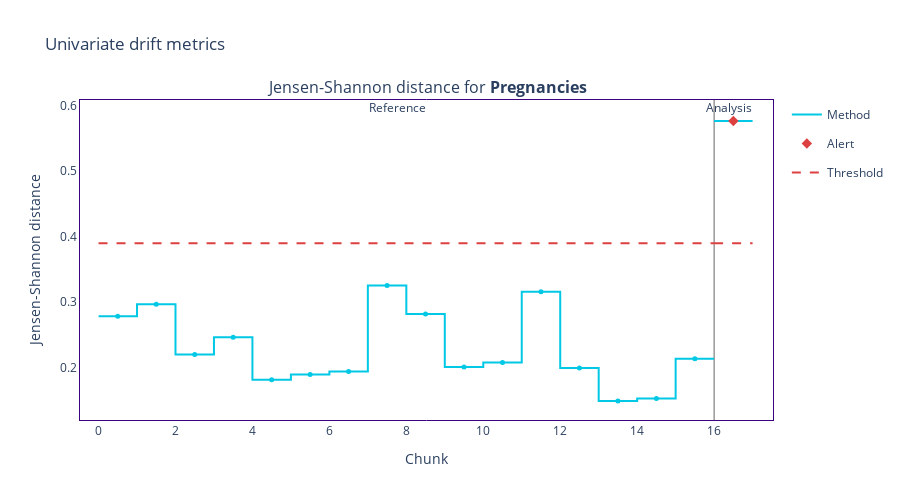
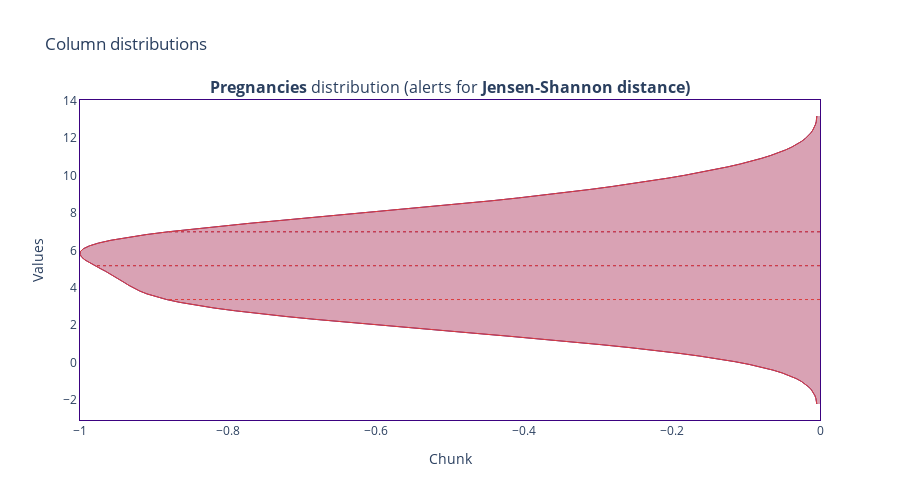

These figures' notebook cell, in order:
### Code cell
ud, ep = nml_analysis(estimator, udc, test_data, col_names)

### Figure 1 — Plotly figure (JSON) as saved in the notebook; plotly's stock layout.template omitted (floating-point values rounded to 4 significant figures)
{"data": [{"hoverinfo": "skip", "legendgroup": "metric_reference", "line": {"color": "#00c8e5", "shape": "hv", "width": 2}, "mode": "lines", "name": "Method", "showlegend": true, "type": "scatter", "x": [0, 1, 2, 3, 4, 5, 6, 7, 8, 9, 10, 11, 12, 13, 14, 15, 16], "xaxis": "x", "y": [0.2783, 0.2966, 0.2199, 0.2465, 0.1815, 0.1896, 0.1942, 0.3253, 0.282, 0.2008, 0.2079, 0.3157, 0.1995, 0.1492, 0.153, 0.2133, 0.2133], "yaxis": "y"}, {"customdata": [["Jensen-Shannon distance for <b>Pregnancies</b>", "<b style=\"color:Colors.BLUE_SKY_CRAYOLA;line-height:60px\">Reference</b>", "", "[0:49]", "Chunk index: <b>0</b>", 0.2783], ["Jensen-Shannon distance for <b>Pregnancies</b>", "<b style=\"color:Colors.BLUE_SKY_CRAYOLA;line-height:60px\">Reference</b>", "", "[50:99]", "Chunk index: <b>1</b>", 0.2966], ["Jensen-Shannon distance for <b>Pregnancies</b>", "<b style=\"color:Colors.BLUE_SKY_CRAYOLA;line-height:60px\">Reference</b>", "", "[100:149]", "Chunk index: <b>2</b>", 0.2199], ["Jensen-Shannon distance for <b>Pregnancies</b>", "<b style=\"color:Colors.BLUE_SKY_CRAYOLA;line-height:60px\">Reference</b>", "", "[150:199]", "Chunk index: <b>3</b>", 0.2465], ["Jensen-Shannon distance for <b>Pregnancies</b>", "<b style=\"color:Colors.BLUE_SKY_CRAYOLA;line-height:60px\">Reference</b>", "", "[200:249]", "Chunk index: <b>4</b>", 0.1815], ["Jensen-Shannon distance for <b>Pregnancies</b>", "<b style=\"color:Colors.BLUE_SKY_CRAYOLA;line-height:60px\">Reference</b>", "", "[250:299]", "Chunk index: <b>5</b>", 0.1896], ["Jensen-Shannon distance for <b>Pregnancies</b>", "<b style=\"color:Colors.BLUE_SKY_CRAYOLA;line-height:60px\">Reference</b>", "", "[300:349]", "Chunk index: <b>6</b>", 0.1942], ["Jensen-Shannon distance for <b>Pregnancies</b>", "<b style=\"color:Colors.BLUE_SKY_CRAYOLA;line-height:60px\">Reference</b>", "", "[350:399]", "Chunk index: <b>7</b>", 0.3253], ["Jensen-Shannon distance for <b>Pregnancies</b>", "<b style=\"color:Colors.BLUE_SKY_CRAYOLA;line-height:60px\">Reference</b>", "", "[400:449]", "Chunk index: <b>8</b>", 0.282], ["Jensen-Shannon distance for <b>Pregnancies</b>", "<b style=\"color:Colors.BLUE_SKY_CRAYOLA;line-height:60px\">Reference</b>", "", "[450:499]", "Chunk index: <b>9</b>", 0.2008], ["Jensen-Shannon distance for <b>Pregnancies</b>", "<b style=\"color:Colors.BLUE_SKY_CRAYOLA;line-height:60px\">Reference</b>", "", "[500:549]", "Chunk index: <b>10</b>", 0.2079], ["Jensen-Shannon distance for <b>Pregnancies</b>", "<b style=\"color:Colors.BLUE_SKY_CRAYOLA;line-height:60px\">Reference</b>", "", "[550:599]", "Chunk index: <b>11</b>", 0.3157], ["Jensen-Shannon distance for <b>Pregnancies</b>", "<b style=\"color:Colors.BLUE_SKY_CRAYOLA;line-height:60px\">Reference</b>", "", "[600:649]", "Chunk index: <b>12</b>", 0.1995], ["Jensen-Shannon distance for <b>Pregnancies</b>", "<b style=\"color:Colors.BLUE_SKY_CRAYOLA;line-height:60px\">Reference</b>", "", "[650:699]", "Chunk index: <b>13</b>", 0.1492], ["Jensen-Shannon distance for <b>Pregnancies</b>", "<b style=\"color:Colors.BLUE_SKY_CRAYOLA;line-height:60px\">Reference</b>", "", "[700:749]", "Chunk index: <b>14</b>", 0.153], ["Jensen-Shannon distance for <b>Pregnancies</b>", "<b style=\"color:Colors.BLUE_SKY_CRAYOLA;line-height:60px\">Reference</b>", "", "[750:767]", "Chunk index: <b>15</b>", 0.2133]], "hovertemplate": "%{customdata[1]} &nbsp; &nbsp; %{customdata[2]} <br />Chunk: <b>%{customdata[3]}</b> &nbsp; &nbsp; %{customdata[4]} <br />%{customdata[0]}: <b>%{customdata[5]}</b><b r /><extra></extra>", "legendgroup": "metric_reference", "marker": {"color": "#00c8e5", "size": 5, "symbol": "circle"}, "mode": "markers", "name": "Method", "showlegend": false, "type": "scatter", "x": [0.5, 1.5, 2.5, 3.5, 4.5, 5.5, 6.5, 7.5, 8.5, 9.5, 10.5, 11.5, 12.5, 13.5, 14.5, 15.5], "xaxis": "x", "y": [0.2783, 0.2966, 0.2199, 0.2465, 0.1815, 0.1896, 0.1942, 0.3253, 0.282, 0.2008, 0.2079, 0.3157, 0.1995, 0.1492, 0.153, 0.2133, 0.2133], "yaxis": "y"}, {"hoverinfo": "skip", "legendgroup": "metric_analysis", "line": {"color": "#00c8e5", "shape": "hv", "width": 2}, "mode": "lines", "name": "Method", "showlegend": false, "type": "scatter", "x": [16, 17], "xaxis": "x", "y": [0.5767, 0.5767], "yaxis": "y"}, {"customdata": [["Jensen-Shannon distance for <b>Pregnancies</b>", "<b style=\"color:Colors.BLUE_SKY_CRAYOLA;line-height:60px\">Analysis</b>", "<span style=\"color:#AD0000\">⚠ <b>Drift detected</b></span>", "[0:10]", "Chunk index: <b>0</b>", 0.5767]], "hovertemplate": "%{customdata[1]} &nbsp; &nbsp; %{customdata[2]} <br />Chunk: <b>%{customdata[3]}</b> &nbsp; &nbsp; %{customdata[4]} <br />%{customdata[0]}: <b>%{customdata[5]}</b><b r /><extra></extra>", "legendgroup": "metric_analysis", "marker": {"color": "#00c8e5", "size": 5, "symbol": "circle"}, "mode": "markers", "name": "Method", "showlegend": false, "type": "scatter", "x": [16.5], "xaxis": "x", "y": [0.5767, 0.5767], "yaxis": "y"}, {"hoverinfo": "skip", "legendgroup": "alert", "marker": {"color": "#DD4040", "size": 8, "symbol": "diamond"}, "mode": "markers", "name": "Alert", "showlegend": true, "type": "scatter", "x": [16.5], "xaxis": "x", "y": [0.5767], "yaxis": "y"}, {"hoverinfo": "skip", "legendgroup": "thresh", "line": {"color": "#DD4040", "dash": "dash", "width": 2}, "mode": "lines", "name": "Threshold", "showlegend": true, "type": "scatter", "x": [0, 1, 2, 3, 4, 5, 6, 7, 8, 9, 10, 11, 12, 13, 14, 15, 16], "xaxis": "x", "y": [0.3901, 0.3901, 0.3901, 0.3901, 0.3901, 0.3901, 0.3901, 0.3901, 0.3901, 0.3901, 0.3901, 0.3901, 0.3901, 0.3901, 0.3901, 0.3901, 0.3901], "yaxis": "y"}, {"hoverinfo": "skip", "legendgroup": "thresh", "line": {"color": "#DD4040", "dash": "dash", "width": 2}, "mode": "lines", "name": "Threshold", "showlegend": false, "type": "scatter", "x": [16, 17], "xaxis": "x", "y": [0.3901, 0.3901], "yaxis": "y"}], "layout": {"annotations": [{"font": {"size": 16}, "showarrow": false, "text": "Jensen-Shannon distance for <b>Pregnancies</b>", "x": 0.5, "xanchor": "center", "xref": "paper", "y": 1, "yanchor": "bottom", "yref": "paper"}, {"showarrow": false, "text": "Reference", "x": 7.5, "xref": "x", "xshift": 10, "y": 1.01, "yref": "y domain"}, {"showarrow": false, "text": "Analysis", "x": 16, "xref": "x", "xshift": 15, "y": 1.01, "yref": "y domain"}], "height": 500, "hoverlabel": {"bgcolor": "white", "font": {"size": 14}}, "legend": {"itemclick": false, "itemdoubleclick": false, "traceorder": "grouped"}, "paper_bgcolor": "rgba(255,255,255,1)", "plot_bgcolor": "rgba(255,255,255,1)", "shapes": [{"layer": "below", "line": {"color": "#666666", "width": 1}, "type": "line", "x0": 16, "x1": 16, "xref": "x", "y0": 0, "y1": 1, "yref": "y domain"}], "title": {"text": "Univariate drift metrics"}, "xaxis": {"anchor": "y", "domain": [0, 1], "linecolor": "#3b0280", "matches": "x", "mirror": true, "showgrid": false, "title": {"text": "Chunk"}, "zeroline": false}, "yaxis": {"anchor": "x", "domain": [0, 1], "linecolor": "#3b0280", "mirror": true, "showgrid": false, "title": {"text": "Jensen-Shannon distance"}, "zeroline": false}}}

### Figure 2 — Plotly figure (JSON) as saved in the notebook; plotly's stock layout.template omitted (floating-point values rounded to 4 significant figures)
{"data": [{"hoverinfo": "skip", "line": {"color": "#3b0280", "width": 1}, "mode": "lines", "name": "Analysis", "showlegend": false, "type": "scatter", "x": [-0.004316, -0.004717, -0.005576, -0.006947, -0.008912, -0.01157, -0.01507, -0.01954, -0.02517, -0.03217, -0.04073, -0.0511, -0.06351, -0.07818, -0.09533, -0.1152, -0.1378, -0.1634, -0.192, -0.2236, -0.2581, -0.2953, -0.3349, -0.3767, -0.4201, -0.4646, -0.5097, -0.5548, -0.5992, -0.6423, -0.6834, -0.7221, -0.7577, -0.7901, -0.8188, -0.8438, -0.8652, -0.883, -0.8977, -0.9096, -0.9192, -0.9271, -0.9338, -0.94, -0.9459, -0.952, -0.9585, -0.9655, -0.9728, -0.9801, -0.9871, -0.9932, -0.9977, -1, -0.9994, -0.9954, -0.9874, -0.975, -0.9581, -0.9366, -0.9106, -0.8805, -0.8468, -0.8099, -0.7706, -0.7295, -0.6873, -0.6447, -0.6022, -0.5605, -0.5198, -0.4806, -0.443, -0.4071, -0.3731, -0.3409, -0.3105, -0.2818, -0.2547, -0.2293, -0.2053, -0.1829, -0.1619, -0.1424, -0.1244, -0.1078, -0.09273, -0.07906, -0.06682, -0.05595, -0.04641, -0.03812, -0.03102, -0.02499, -0.01995, -0.01579, -0.01242, -0.009741, -0.007671, -0.006136, -0.005083, -0.004469, -0.004277], "xaxis": "x", "y": [-2.202, -2.052, -1.901, -1.75, -1.599, -1.449, -1.298, -1.147, -0.9965, -0.8457, -0.695, -0.5443, -0.3935, -0.2428, -0.09207, 0.05866, 0.2094, 0.3601, 0.5108, 0.6616, 0.8123, 0.963, 1.114, 1.264, 1.415, 1.566, 1.717, 1.867, 2.018, 2.169, 2.32, 2.47, 2.621, 2.772, 2.923, 3.073, 3.224, 3.375, 3.525, 3.676, 3.827, 3.978, 4.128, 4.279, 4.43, 4.581, 4.731, 4.882, 5.033, 5.183, 5.334, 5.485, 5.636, 5.786, 5.937, 6.088, 6.239, 6.389, 6.54, 6.691, 6.841, 6.992, 7.143, 7.294, 7.444, 7.595, 7.746, 7.897, 8.047, 8.198, 8.349, 8.5, 8.65, 8.801, 8.952, 9.102, 9.253, 9.404, 9.555, 9.705, 9.856, 10.01, 10.16, 10.31, 10.46, 10.61, 10.76, 10.91, 11.06, 11.21, 11.36, 11.51, 11.66, 11.82, 11.97, 12.12, 12.27, 12.42, 12.57, 12.72, 12.87, 13.02, 13.17], "yaxis": "y"}, {"fill": "tonexty", "fillcolor": "rgba(0.23137254901960785, 0.00784313725490196, 0.5019607843137255, 0.2)", "hoverinfo": "skip", "line": {"color": "rgba(0,0,0,0)", "width": 1}, "showlegend": false, "type": "scatter", "x": [0, 0, 0, 0, 0, 0, 0, 0, 0, 0, 0, 0, 0, 0, 0, 0, 0, 0, 0, 0, 0, 0, 0, 0, 0, 0, 0, 0, 0, 0, 0, 0, 0, 0, 0, 0, 0, 0, 0, 0, 0, 0, 0, 0, 0, 0, 0, 0, 0, 0, 0, 0, 0, 0, 0, 0, 0, 0, 0, 0, 0, 0, 0, 0, 0, 0, 0, 0, 0, 0, 0, 0, 0, 0, 0, 0, 0, 0, 0, 0, 0, 0, 0, 0, 0, 0, 0, 0, 0, 0, 0, 0, 0, 0, 0, 0, 0, 0, 0, 0, 0, 0, 0], "xaxis": "x", "y": [-2.202, -2.052, -1.901, -1.75, -1.599, -1.449, -1.298, -1.147, -0.9965, -0.8457, -0.695, -0.5443, -0.3935, -0.2428, -0.09207, 0.05866, 0.2094, 0.3601, 0.5108, 0.6616, 0.8123, 0.963, 1.114, 1.264, 1.415, 1.566, 1.717, 1.867, 2.018, 2.169, 2.32, 2.47, 2.621, 2.772, 2.923, 3.073, 3.224, 3.375, 3.525, 3.676, 3.827, 3.978, 4.128, 4.279, 4.43, 4.581, 4.731, 4.882, 5.033, 5.183, 5.334, 5.485, 5.636, 5.786, 5.937, 6.088, 6.239, 6.389, 6.54, 6.691, 6.841, 6.992, 7.143, 7.294, 7.444, 7.595, 7.746, 7.897, 8.047, 8.198, 8.349, 8.5, 8.65, 8.801, 8.952, 9.102, 9.253, 9.404, 9.555, 9.705, 9.856, 10.01, 10.16, 10.31, 10.46, 10.61, 10.76, 10.91, 11.06, 11.21, 11.36, 11.51, 11.66, 11.82, 11.97, 12.12, 12.27, 12.42, 12.57, 12.72, 12.87, 13.02, 13.17], "yaxis": "y"}, {"customdata": [["[0:10]", "Chunk index: <b>0</b>", "3.375"], ["[0:10]", "Chunk index: <b>0</b>", "3.375"]], "hoverlabel": {"bgcolor": "#3b0280", "font": {"color": "white"}}, "hovertemplate": "Chunk %{customdata[0]}: %{customdata[1]}, <b>%{customdata[2]}</b>", "line": {"color": "#3b0280", "dash": "dot", "width": 1}, "mode": "lines", "name": "Analysis", "showlegend": false, "type": "scatter", "x": [0, -0.883], "xaxis": "x", "y": [3.375, 3.375], "yaxis": "y"}, {"customdata": [["[0:10]", "Chunk index: <b>0</b>", "5.183"], ["[0:10]", "Chunk index: <b>0</b>", "5.183"]], "hoverlabel": {"bgcolor": "#3b0280", "font": {"color": "white"}}, "hovertemplate": "Chunk %{customdata[0]}: %{customdata[1]}, <b>%{customdata[2]}</b>", "line": {"color": "#3b0280", "dash": "dot", "width": 1}, "mode": "lines", "name": "Analysis", "showlegend": false, "type": "scatter", "x": [0, -0.9801], "xaxis": "x", "y": [5.183, 5.183], "yaxis": "y"}, {"customdata": [["[0:10]", "Chunk index: <b>0</b>", "6.992"], ["[0:10]", "Chunk index: <b>0</b>", "6.992"]], "hoverlabel": {"bgcolor": "#3b0280", "font": {"color": "white"}}, "hovertemplate": "Chunk %{customdata[0]}: %{customdata[1]}, <b>%{customdata[2]}</b>", "line": {"color": "#3b0280", "dash": "dot", "width": 1}, "mode": "lines", "name": "Analysis", "showlegend": false, "type": "scatter", "x": [0, -0.8805], "xaxis": "x", "y": [6.992, 6.992], "yaxis": "y"}, {"hoverinfo": "skip", "line": {"color": "#DD4040", "width": 1}, "mode": "lines", "name": "Alerts", "showlegend": false, "type": "scatter", "x": [-0.004316, -0.004717, -0.005576, -0.006947, -0.008912, -0.01157, -0.01507, -0.01954, -0.02517, -0.03217, -0.04073, -0.0511, -0.06351, -0.07818, -0.09533, -0.1152, -0.1378, -0.1634, -0.192, -0.2236, -0.2581, -0.2953, -0.3349, -0.3767, -0.4201, -0.4646, -0.5097, -0.5548, -0.5992, -0.6423, -0.6834, -0.7221, -0.7577, -0.7901, -0.8188, -0.8438, -0.8652, -0.883, -0.8977, -0.9096, -0.9192, -0.9271, -0.9338, -0.94, -0.9459, -0.952, -0.9585, -0.9655, -0.9728, -0.9801, -0.9871, -0.9932, -0.9977, -1, -0.9994, -0.9954, -0.9874, -0.975, -0.9581, -0.9366, -0.9106, -0.8805, -0.8468, -0.8099, -0.7706, -0.7295, -0.6873, -0.6447, -0.6022, -0.5605, -0.5198, -0.4806, -0.443, -0.4071, -0.3731, -0.3409, -0.3105, -0.2818, -0.2547, -0.2293, -0.2053, -0.1829, -0.1619, -0.1424, -0.1244, -0.1078, -0.09273, -0.07906, -0.06682, -0.05595, -0.04641, -0.03812, -0.03102, -0.02499, -0.01995, -0.01579, -0.01242, -0.009741, -0.007671, -0.006136, -0.005083, -0.004469, -0.004277], "xaxis": "x", "y": [-2.202, -2.052, -1.901, -1.75, -1.599, -1.449, -1.298, -1.147, -0.9965, -0.8457, -0.695, -0.5443, -0.3935, -0.2428, -0.09207, 0.05866, 0.2094, 0.3601, 0.5108, 0.6616, 0.8123, 0.963, 1.114, 1.264, 1.415, 1.566, 1.717, 1.867, 2.018, 2.169, 2.32, 2.47, 2.621, 2.772, 2.923, 3.073, 3.224, 3.375, 3.525, 3.676, 3.827, 3.978, 4.128, 4.279, 4.43, 4.581, 4.731, 4.882, 5.033, 5.183, 5.334, 5.485, 5.636, 5.786, 5.937, 6.088, 6.239, 6.389, 6.54, 6.691, 6.841, 6.992, 7.143, 7.294, 7.444, 7.595, 7.746, 7.897, 8.047, 8.198, 8.349, 8.5, 8.65, 8.801, 8.952, 9.102, 9.253, 9.404, 9.555, 9.705, 9.856, 10.01, 10.16, 10.31, 10.46, 10.61, 10.76, 10.91, 11.06, 11.21, 11.36, 11.51, 11.66, 11.82, 11.97, 12.12, 12.27, 12.42, 12.57, 12.72, 12.87, 13.02, 13.17], "yaxis": "y"}, {"fill": "tonexty", "fillcolor": "rgba(0.8666666666666667, 0.25098039215686274, 0.25098039215686274, 0.3)", "hoverinfo": "skip", "line": {"color": "rgba(0,0,0,0)", "width": 1}, "showlegend": false, "type": "scatter", "x": [0, 0, 0, 0, 0, 0, 0, 0, 0, 0, 0, 0, 0, 0, 0, 0, 0, 0, 0, 0, 0, 0, 0, 0, 0, 0, 0, 0, 0, 0, 0, 0, 0, 0, 0, 0, 0, 0, 0, 0, 0, 0, 0, 0, 0, 0, 0, 0, 0, 0, 0, 0, 0, 0, 0, 0, 0, 0, 0, 0, 0, 0, 0, 0, 0, 0, 0, 0, 0, 0, 0, 0, 0, 0, 0, 0, 0, 0, 0, 0, 0, 0, 0, 0, 0, 0, 0, 0, 0, 0, 0, 0, 0, 0, 0, 0, 0, 0, 0, 0, 0, 0, 0], "xaxis": "x", "y": [-2.202, -2.052, -1.901, -1.75, -1.599, -1.449, -1.298, -1.147, -0.9965, -0.8457, -0.695, -0.5443, -0.3935, -0.2428, -0.09207, 0.05866, 0.2094, 0.3601, 0.5108, 0.6616, 0.8123, 0.963, 1.114, 1.264, 1.415, 1.566, 1.717, 1.867, 2.018, 2.169, 2.32, 2.47, 2.621, 2.772, 2.923, 3.073, 3.224, 3.375, 3.525, 3.676, 3.827, 3.978, 4.128, 4.279, 4.43, 4.581, 4.731, 4.882, 5.033, 5.183, 5.334, 5.485, 5.636, 5.786, 5.937, 6.088, 6.239, 6.389, 6.54, 6.691, 6.841, 6.992, 7.143, 7.294, 7.444, 7.595, 7.746, 7.897, 8.047, 8.198, 8.349, 8.5, 8.65, 8.801, 8.952, 9.102, 9.253, 9.404, 9.555, 9.705, 9.856, 10.01, 10.16, 10.31, 10.46, 10.61, 10.76, 10.91, 11.06, 11.21, 11.36, 11.51, 11.66, 11.82, 11.97, 12.12, 12.27, 12.42, 12.57, 12.72, 12.87, 13.02, 13.17], "yaxis": "y"}, {"customdata": [[null, "Chunk index: <b>0</b>", 3.375], [null, "Chunk index: <b>0</b>", 3.375]], "hoverlabel": {"bgcolor": "#DD4040", "font": {"color": "white"}}, "hovertemplate": "Chunk %{customdata[0]}: %{customdata[1]}, <b>%{customdata[2]}</b>", "line": {"color": "#DD4040", "dash": "dot", "width": 1}, "mode": "lines", "name": "Alerts", "showlegend": false, "type": "scatter", "x": [0, -0.883], "xaxis": "x", "y": [3.375, 3.375], "yaxis": "y"}, {"customdata": [[null, "Chunk index: <b>0</b>", 5.183], [null, "Chunk index: <b>0</b>", 5.183]], "hoverlabel": {"bgcolor": "#DD4040", "font": {"color": "white"}}, "hovertemplate": "Chunk %{customdata[0]}: %{customdata[1]}, <b>%{customdata[2]}</b>", "line": {"color": "#DD4040", "dash": "dot", "width": 1}, "mode": "lines", "name": "Alerts", "showlegend": false, "type": "scatter", "x": [0, -0.9801], "xaxis": "x", "y": [5.183, 5.183], "yaxis": "y"}, {"customdata": [[null, "Chunk index: <b>0</b>", 6.992], [null, "Chunk index: <b>0</b>", 6.992]], "hoverlabel": {"bgcolor": "#DD4040", "font": {"color": "white"}}, "hovertemplate": "Chunk %{customdata[0]}: %{customdata[1]}, <b>%{customdata[2]}</b>", "line": {"color": "#DD4040", "dash": "dot", "width": 1}, "mode": "lines", "name": "Alerts", "showlegend": false, "type": "scatter", "x": [0, -0.8805], "xaxis": "x", "y": [6.992, 6.992], "yaxis": "y"}], "layout": {"annotations": [{"font": {"size": 16}, "showarrow": false, "text": "<b>Pregnancies</b> distribution (alerts for <b>Jensen-Shannon distance)</b>", "x": 0.5, "xanchor": "center", "xref": "paper", "y": 1, "yanchor": "bottom", "yref": "paper"}], "height": 500, "hoverlabel": {"bgcolor": "white", "font": {"size": 14}}, "legend": {"itemclick": false, "itemdoubleclick": false, "traceorder": "grouped"}, "paper_bgcolor": "rgba(255,255,255,1)", "plot_bgcolor": "rgba(255,255,255,1)", "title": {"text": "Column distributions"}, "xaxis": {"anchor": "y", "domain": [0, 1], "linecolor": "#3b0280", "matches": "x", "mirror": true, "showgrid": false, "title": {"text": "Chunk"}, "zeroline": false}, "yaxis": {"anchor": "x", "domain": [0, 1], "linecolor": "#3b0280", "mirror": true, "showgrid": false, "title": {"text": "Values"}, "zeroline": false}}}
